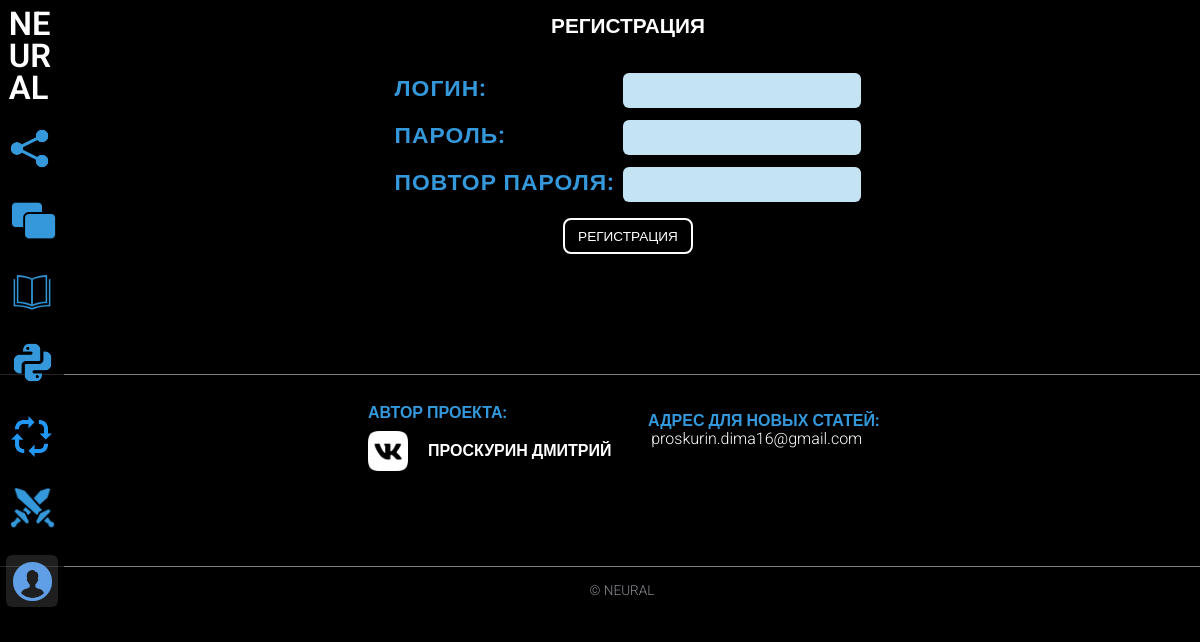
Screenshot of /register/ with the database file from the repository.
### learning/models.py (models this page shows, shortened)
class Category(models.Model):
    name = models.CharField(max_length=100, db_index=True, verbose_name="Категория")
    slug = models.SlugField(max_length=255, unique=True, db_index=True, verbose_name="URL")
    photo = models.ImageField(upload_to="photos", verbose_name="Фото", null=True)
    level = models.ForeignKey('Levels', on_delete=models.PROTECT, verbose_name="Уровень доступа", null=True)
    class Meta:
        verbose_name = "Категория"
        verbose_name_plural = "Категории"
        ordering = ['id']

### learning/views.py (the view, shortened to what this page needs)
# urls.py: path('register/', RegisterUser.as_view(), name='register'),
class RegisterUser(DataMixin, CreateView):
    form_class = RegisterUserForm
    template_name = 'learning/register.html'
    success_url = reverse_lazy('home')
    def get_context_data(self, *, object_list=None, **kwargs):
        context = super().get_context_data(**kwargs)
        c_def = self.get_user_context(title='Регистрация', cat_selected=6)
        return dict(list(context.items()) + list(c_def.items()))

### learning/forms.py
class RegisterUserForm(UserCreationForm):
    username = forms.CharField(label='Логин', widget=forms.TextInput(attrs={'class': 'form-input'}))
    password1 = forms.CharField(label='Пароль', widget=forms.PasswordInput(attrs={'class': 'form-input'}))
    password2 = forms.CharField(label='Повтор пароля', widget=forms.PasswordInput(attrs={'class': 'form-input'}))
    class Meta:
        model = User
        fields = ('username', 'password1', 'password2')

### learning/utils.py (called while the page is built)
    def get_user_context(self, **kwargs):
        context = kwargs
        cats = cache.get('cats')
        if not cats:
            cats = Category.objects.all()
            cache.set('cats', cats, cache_time)
        user_menu = menu.copy()
        context['menu'] = user_menu
        context['cats'] = cats
        context['reccur'] = Articles.objects.get(slug='recurrent_networks')
        if 'cat_selected' not in context:
            context['cat_selected'] = 0
        return context

### learning/templates/learning/register.html (shortened to what this page needs)
{% extends 'learning/base.html' %}
{% block content %}
    <div class="article-text-block">
        <div class="container">
            <div class="article-paragraph paragraph-center">
                <h1 class="paragraph-title" style="color: white;">{{ title }}</h1>
            </div>
            <form method="post">
            <div class="article-paragraph paragraph-center">
                <div class="form-content flex-form">
                {% for f in form %}
                <p><label class="paragraph-title" for="{{ f.id_for_label }}">{{ f.label }}: </label>{{ f }}</p>
                {% endfor %}
                </div>
            </div>
                <div class="article-paragraph paragraph-center">
                    <div class="form-content">
                        <button type="submit">&nbsp;&nbsp;Регистрация&nbsp;&nbsp;</button>
                    </div>
                </div>
            </form>
        </div>
    </div>
{%  endblock %}

### learning/templates/learning/base.html (shortened to what this page needs)
{% load static %}
<!DOCTYPE html>
<html lang="ru">
<head>
	<link type="text/css"  rel="stylesheet" href="{% static 'learning/css/reset.css' %}">
	<link type="text/css" href="{% static 'learning/css/styles.css' %}" rel="stylesheet" />
</head>
<body>
	<header class="header">
		<nav class="nav">
			<a class="lm-title" href="{% url 'home' %}">
				NE<br>
				UR<br>
				AL
			</a>
            {% with cats|slice:":3" as cats %}
            {%  for c in cats  %}
                {% if request.user.profile.level.pk >= c.level.pk  %}
                    {% if c.pk == cat_selected %}
                        <a data-title="{{ c.name }}" class="menu-elem selected"></a>
                    {% else %}
                        <a href="{{ c.get_absolute_url }}" data-title="{{ c.name }}" class="menu-elem"></a>
                    {% endif %}
                {% else %}
                    <a data-title="Необходим уровень {{ c.level.pk }}" class="menu-elem"></a>
                {% endif %}
            {% endfor %}
            {% endwith %}
            {% if request.user.profile.level.pk >= cats.4.level.pk %}
                {% if cats.4.pk == cat_selected %}
                    <a data-title="{{ cats.4.name }}" class="menu-elem selected"></a>
                {% else %}
                    <a href="{{ cats.4.get_absolute_url }}" data-title="{{ cats.4.name }}" class="menu-elem"></a>
                {% endif %}
            {% else %}
                <a data-title="Необходим уровень 2" class="menu-elem"></a>
            {% endif %}
            {% if request.user.profile.level.pk >= reccur.level.pk %}
                <a href="{{ reccur.get_absolute_url }}" data-title="Рекуррентные сети" class="menu-elem {% if is_reccur %} selected {% endif %}"></a>
            {% else %}
                <a data-title="Необходим уровень {{ reccur.level.pk }}" class="menu-elem"></a>
            {% endif %}
            {% if request.user.profile.level.pk >= cats.3.level.pk %}
                {% if cats.3.pk == cat_selected %}
                    <a data-title="{{ cats.3.name }}" class="menu-elem selected"></a>
                {% else %}
                    <a href="{{ cats.3.get_absolute_url }}" data-title="{{ cats.3.name }}" class="menu-elem"></a>
                {% endif %}
            {% else %}
                <a data-title="Необходим уровень {{ cats.3.level.pk }}" class="menu-elem"></a>
            {% endif %}
            {% if request.user.is_authenticated %}
                <a href="{% url 'profile' %}" {% if cat_selected == 6 %} class="menu-elem selected" {% else %} class="menu-elem"  {% endif %}data-title="Профиль" ></a>
            {% else %}
                <a href="{% url 'profile' %}" {% if cat_selected == 6 %} class="menu-elem selected" {% else %} class="menu-elem"  {% endif %} data-title="Войти"></a>
            {% endif %}
		</nav>
	</header>
	<main class="main">
        {% block content %}
        {% endblock %}
	</main>
		<footer class="footer">
		<div class="footer-content">
		<div class="footer-info">
			<p>Автор проекта:</p>
			<a class="person" href="https://vk.com/ohlomonchick337" target="_blank">
				<div class="vk">
				</div>
				<p>Проскурин Дмитрий</p>
			</a>
		</div>
		<div class="footer-info">
			<div class="email">
				<p>Адрес для новых статей:</p>
				<a>proskurin.dima16@gmail.com</a>
			</div>
		</div>
		</div>
		<div class="disclaimer">
			© NEURAL
		</div>
	</footer>
</body>
</html>

### rows the page displays
Category: shows a picture
Category: shows a picture
Category: shows a picture

### other values shown
{{ title }} "РЕГИСТРАЦИЯ"
{{ f.label }} "ЛОГИН" "ПАРОЛЬ" "ПОВТОР ПАРОЛЯ"
